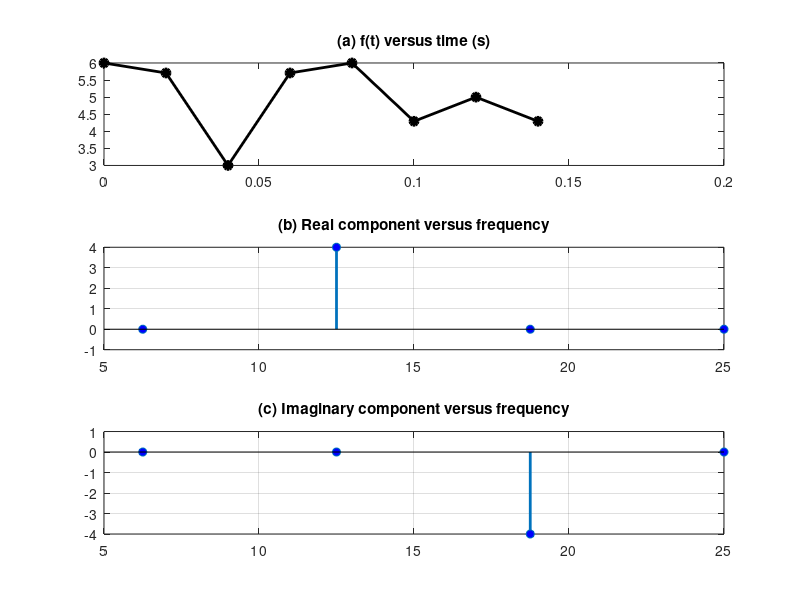

This chart was generated by the following MATLAB code:
clc; clear all; close all;
n=8; dt=0.02; fs=1/dt; T=0.16;
tspan=(0:n-1)/fs;
y=5+cos(2*pi*12.5*tspan)+sin(2*pi*18.75*tspan);
subplot(3,1,1);
plot(tspan,y,'-ok','linewidth',2,'MarkerFaceColor','black');
title('(a) f(t) versus time (s)');
%%%%%%%%%%%%
Y=fft(y);
Y';
figure(1)
nyquist=fs/2; fmin=1/T;
f=linspace(fmin,nyquist,n/2);
Y(1)=[]; YP=Y(1:n/2);
subplot(3,1,2);
stem(f,real(YP),'linewidth',2,'MarkerFaceColor','blue');
grid; title('(b) Real component versus frequency')
subplot(3,1,3);
stem(f,imag(YP),'linewidth',2,'MarkerFaceColor','blue');
grid; title('(c) Imaginary component versus frequency')